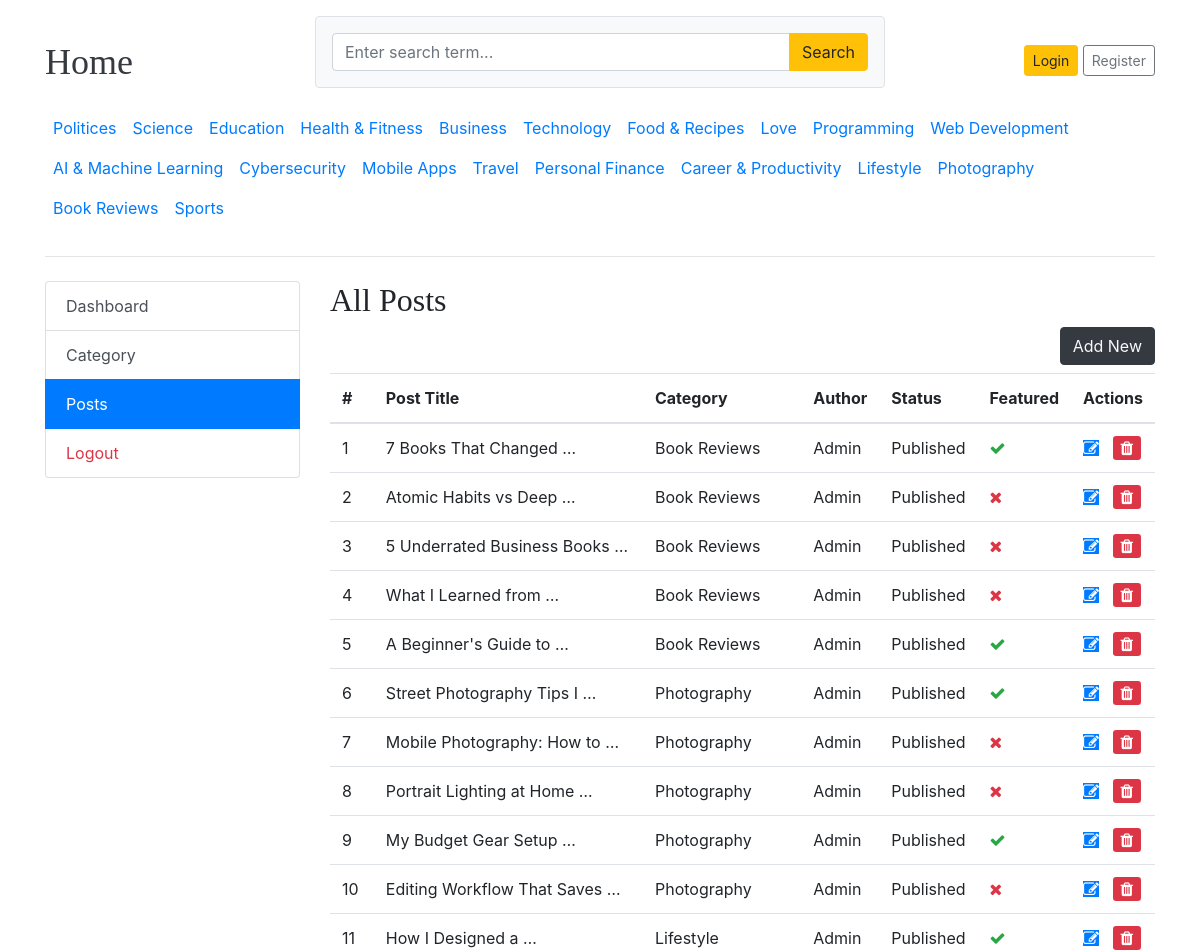
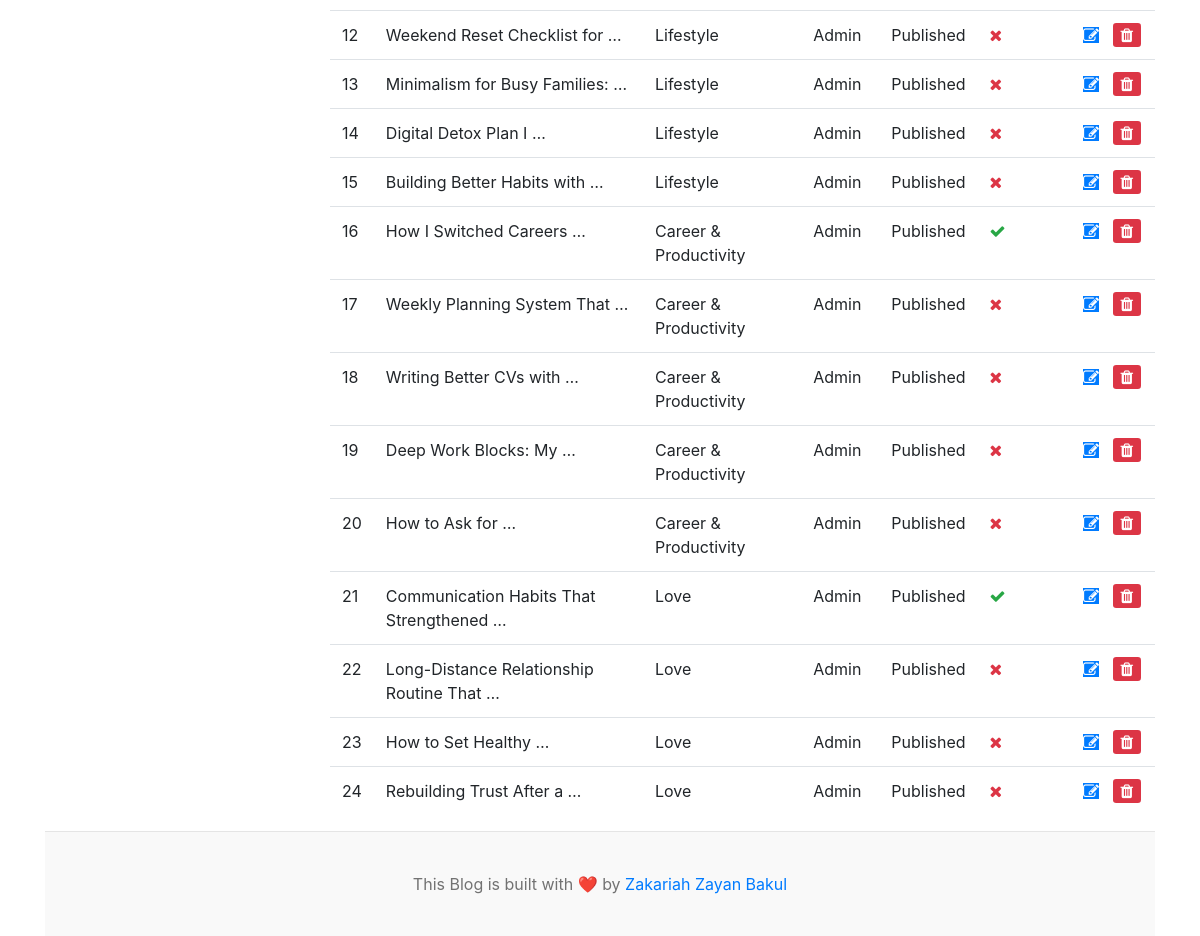
The app's page /dashboard/posts/ with its own data (2 pictures, top to bottom).
### blogs/models.py (models this page shows)
class Categories(models.Model):
    Category_name = models.CharField(max_length=50, unique=True)
    Author = models.ForeignKey(User, on_delete=models.CASCADE, null=True, blank=True)
    Created_at = models.DateTimeField(auto_now_add=True)
    Updated_at = models.DateTimeField(auto_now=True)
    class Meta:
        verbose_name_plural = "Categories"
    def __str__(self):
        return self.Category_name

class Blog(models.Model):
    Title = models.CharField(max_length=100)
    Description = models.TextField(max_length=500)
    Author = models.ForeignKey(User, on_delete=models.CASCADE)
    Image = models.ImageField(upload_to='uploads/%Y/%m/%d')
    Category = models.ForeignKey(Categories, on_delete=models.CASCADE)
    Slug = models.SlugField(max_length=150, unique=True,blank=True)
    Blog_body = models.TextField(max_length=5000)
    Status = models.CharField(max_length=20, choices=STATUS_CHOICES, default="Draft")
    Is_featured = models.BooleanField(default=False)
    Created_at = models.DateTimeField(auto_now_add=True)
    Updated_at = models.DateTimeField(auto_now=True)
    def __str__(self):
        return self.Title

### dashboards/views.py (the view)
# urls.py: path('posts/', views.posts, name='posts'),
def posts(request):
    posts = Blog.objects.all()
    context={
        'posts': posts,
    }
    return render(request, 'dashboard/posts.html', context)

### blogs/context_processors.py (called while the page is built)
def get_categories(request):
    categories = Categories.objects.all()
    return dict(categories=categories)

def get_social_links(request):
    social_links = SocialLink.objects.all()
    return dict(social_links=social_links)

### templates/dashboard/posts.html
{% extends 'base.html' %}
{% block content %}
<div class="row mt-4">
    {% include 'dashboard/sidebar.html' %}
	<div class="col-md-9">
		<h2> All Posts </h2>
        <a href="{% url 'add_post' %}" class="btn btn-dark text-light mb-2 float-right">Add New</a>
	    <table class="table table-hover">
            <thead>
                <tr>
                    <th >#</th>
                    <th >Post Title</th>
                    <th >Category</th>
                    <th >Author</th>
                    <th >Status</th>
                    <th >Featured</th>
                    <th >Actions</th>
                </tr>
            </thead>
            <tbody>
                {% for post in posts %}
                    <tr>
                        <td >{{ forloop.counter }}</td>
                        <td >{{ post | truncatewords:4 }}</td>
                        <td >{{ post.Category }}</td>
                        <td >{{ post.Author }}</td>
                        <td >{{ post.Status }}</td>
                        <td >{% if post.Is_featured %}<i class="fa fa-check text-success"></i>{% else %}<i class="fa fa-times text-danger"></i>{% endif %}</td>
                        <td >
                            <a href="{% url 'edit_post' post.id %}" ><i class="fa fa-edit btn-primary"></i></a> &nbsp;
                            <a href="{% url 'delete_post' post.id %}" ><i class="fa fa-trash btn-sm btn-danger"></i></a>
                        </td>
                    </tr>
                {% endfor %}
            </tbody>
        </table>
	</div>
</div>
{% endblock %}

### templates/base.html (shortened to what this page needs)
{% load static %}
<!DOCTYPE html>
<html lang="en">
<head>
    <link href="https://getbootstrap.com/docs/4.0/dist/css/bootstrap.min.css" rel="stylesheet">
    <link href="{% static 'css/blog.css' %}" rel="stylesheet">
    <link rel="stylesheet" href="https://cdnjs.cloudflare.com/ajax/libs/font-awesome/4.7.0/css/font-awesome.min.css">
  </head>
  <body>
    <div class="container">
      <header class="blog-header py-3">
        <div class="row flex-nowrap justify-content-between align-items-center">
          <div class="col-3 pt-1">
            <a class="blog-header-logo text-dark" href="/">Home</a>
          </div>
          <div class="p-3 mb-3 col-6 bg-light rounded border">
            <form action="{% url 'search' %}" method="GET">
              <div class="input-group">
                <input type="text" class="form-control" name="keyword" value='{{ keyword }}' placeholder="Enter search term...">
                <div class="input-group-append">
                <button type="submit" class="btn btn-warning" id="button-search">Search</button>
                </div>
              </div>
            </form>
          </div>
          <div class="col-3 d-flex justify-content-end align-items-center">
            {% if not user.is_authenticated %}
            <a class="btn btn-sm btn-warning" href="{% url 'login' %}"> Login</a> &nbsp;
            <a class="btn btn-sm btn-outline-secondary" href="{% url 'register' %}">Register</a>
            {% else %}
            <a class="btn btn-sm btn-outline-secondary" href="{% url 'dashboard' %}">Dashboard</a> &nbsp;
            <a class="btn btn-sm btn-outline-secondary ml-2" href="{% url 'logout' %}">Logout</a>
            {% endif %}
          </div>
        </div>
        <div class="nav-scroller py-1 mb-2">
            <nav class="nav d-flex ">
                {% for cat in categories %}
            <a class="p-2" href="{% url 'post_by_category' cat.id %}">{{ cat.Category_name }}</a>
                {% endfor %}
            </nav>
        </div>
      </header>
      {% block content %}
      {% endblock %}
    <footer class="blog-footer">
      <p>This Blog is built with ❤️ by <a href="https://github.com/Bakul620">Zakariah Zayan Bakul</a></p>
    </footer>
  </body>
</html>

### static/css/blog.css (style rules this page uses)
.blog-header { border-bottom: 1px solid #e5e5e5; }
.blog-header-logo { font-family: "Playfair Display", Georgia, "Times New Roman", serif; font-size: 2.25rem; }
h1, h2, h3, h4, h5, h6 { font-family: "Playfair Display", Georgia, "Times New Roman", serif; }
.blog-footer { padding: 2.5rem 0; color: #727272; text-align: center; background-color: #f9f9f9; border-top: .05rem solid #e5e5e5; }
.blog-footer p:last-child { margin-bottom: 0; }

### records on screen
Categories: Category_name "Politices"
Categories: Category_name "Science"
Categories: Category_name "Education"
Categories: Category_name "Health & Fitness"
Categories: Category_name "Business"
Categories: Category_name "Technology"
Categories: Category_name "Food & Recipes"
Categories: Category_name "Love"
Categories: Category_name "Programming"
Categories: Category_name "Web Development"
Categories: Category_name "AI & Machine Learning"
Categories: Category_name "Cybersecurity"
Categories: Category_name "Mobile Apps"
Categories: Category_name "Travel"
Categories: Category_name "Personal Finance"
Categories: Category_name "Career & Productivity"
Categories: Category_name "Lifestyle"
Categories: Category_name "Photography"
Categories: Category_name "Book Reviews"
Categories: Category_name "Sports"
Blog: Title "7 Books That Changed …", Category "Book Reviews", Author "Admin", Status "Published", Is_featured True (drawn)
Blog: Title "Atomic Habits vs Deep …", Category "Book Reviews", Author "Admin", Status "Published", Is_featured False (drawn)
Blog: Title "5 Underrated Business Books …", Category "Book Reviews", Author "Admin", Status "Published", Is_featured False (drawn)
Blog: Title "What I Learned from …", Category "Book Reviews", Author "Admin", Status "Published", Is_featured False (drawn)
Blog: Title "A Beginner's Guide to …", Category "Book Reviews", Author "Admin", Status "Published", Is_featured True (drawn)
Blog: Title "Street Photography Tips I …", Category "Photography", Author "Admin", Status "Published", Is_featured True (drawn)
Blog: Title "Mobile Photography: How to …", Category "Photography", Author "Admin", Status "Published", Is_featured False (drawn)
Blog: Title "Portrait Lighting at Home …", Category "Photography", Author "Admin", Status "Published", Is_featured False (drawn)
Blog: Title "My Budget Gear Setup …", Category "Photography", Author "Admin", Status "Published", Is_featured True (drawn)
Blog: Title "Editing Workflow That Saves …", Category "Photography", Author "Admin", Status "Published", Is_featured False (drawn)
Blog: Title "How I Designed a …", Category "Lifestyle", Author "Admin", Status "Published", Is_featured True (drawn)
Blog: Title "Weekend Reset Checklist for …", Category "Lifestyle", Author "Admin", Status "Published", Is_featured False (drawn)
Blog: Title "Minimalism for Busy Families: …", Category "Lifestyle", Author "Admin", Status "Published", Is_featured False (drawn)
Blog: Title "Digital Detox Plan I …", Category "Lifestyle", Author "Admin", Status "Published", Is_featured False (drawn)
Blog: Title "Building Better Habits with …", Category "Lifestyle", Author "Admin", Status "Published", Is_featured False (drawn)
Blog: Title "How I Switched Careers …", Category "Career & Productivity", Author "Admin", Status "Published", Is_featured True (drawn)
Blog: Title "Weekly Planning System That …", Category "Career & Productivity", Author "Admin", Status "Published", Is_featured False (drawn)
Blog: Title "Writing Better CVs with …", Category "Career & Productivity", Author "Admin", Status "Published", Is_featured False (drawn)
Blog: Title "Deep Work Blocks: My …", Category "Career & Productivity", Author "Admin", Status "Published", Is_featured False (drawn)
Blog: Title "How to Ask for …", Category "Career & Productivity", Author "Admin", Status "Published", Is_featured False (drawn)
Blog: Title "Communication Habits That Strengthened …", Category "Love", Author "Admin", Status "Published", Is_featured True (drawn)
Blog: Title "Long-Distance Relationship Routine That …", Category "Love", Author "Admin", Status "Published", Is_featured False (drawn)
Blog: Title "How to Set Healthy …", Category "Love", Author "Admin", Status "Published", Is_featured False (drawn)
Blog: Title "Rebuilding Trust After a …", Category "Love", Author "Admin", Status "Published", Is_featured False (drawn)
